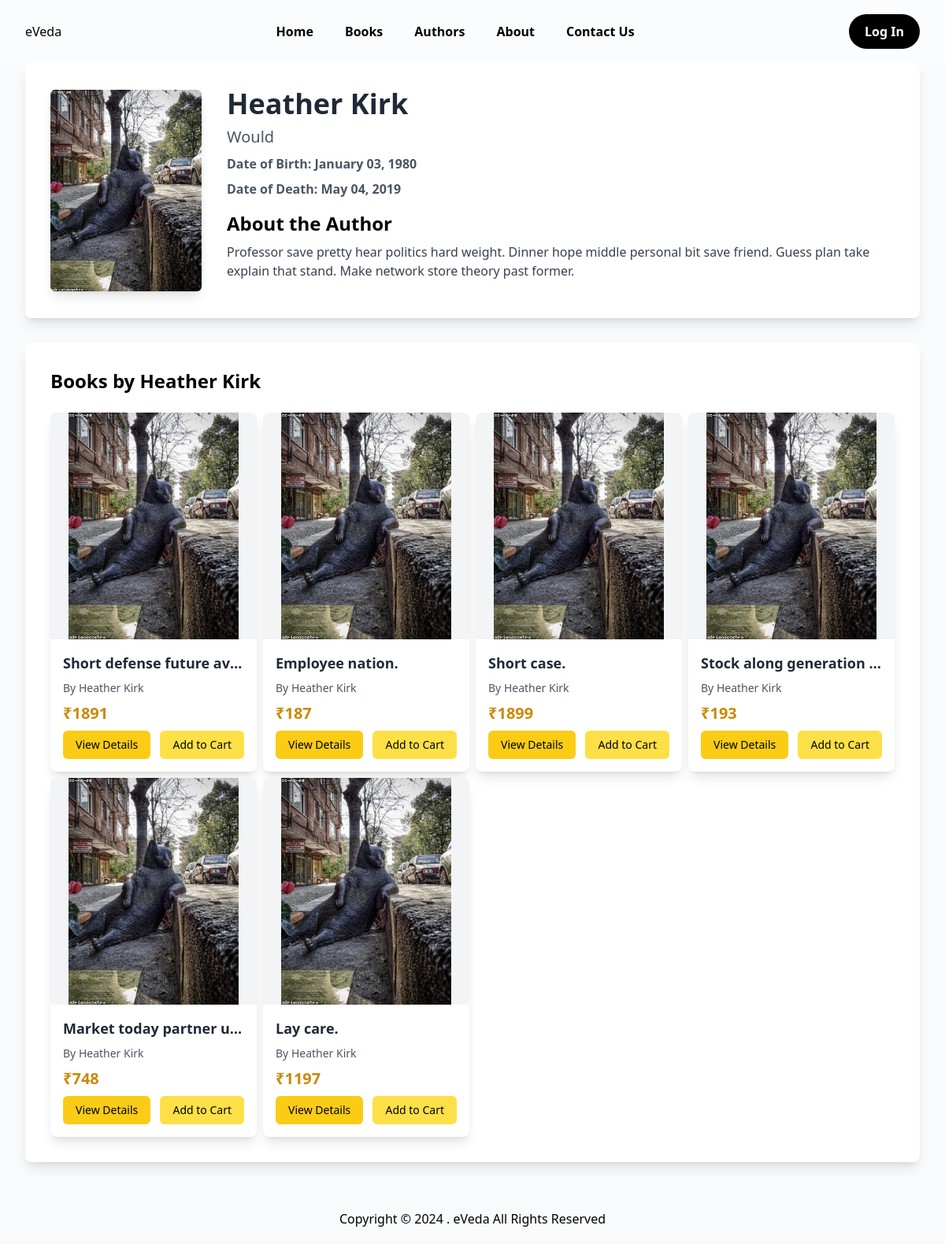
Page /author/7/ on the committed database.
### ebooks_app/models.py (models this page shows, shortened)
class Author(models.Model):
    first_name = models.CharField(max_length=100)  # Author's first name
    last_name = models.CharField(max_length=100)   # Author's last name
    bio = models.TextField(blank=True, null=True)  # Short biography
    date_of_birth = models.DateField(blank=True, null=True)  # Date of birth
    date_of_death = models.DateField(blank=True, null=True)  # Date of death (optional)
    website = models.URLField(blank=True, null=True)  # Author's website
    photo = models.ImageField(upload_to='author_photos/', blank=True, null=True)  # Author's photo
    class Meta:
        verbose_name='Author'
        verbose_name_plural='Authors'
        ordering = ['last_name', 'first_name']  # Order by last and first name

class Book(models.Model):
    Book_id=models.UUIDField(primary_key=True,default=uuid.uuid4,editable=False)
    title = models.CharField(max_length=255)
    author = models.ForeignKey(Author, on_delete=models.CASCADE)
    description = models.TextField()
    published_date = models.DateField()
    price = models.PositiveIntegerField(default=0)
    status = models.CharField(
        max_length=20,
        choices=[('draft', 'Draft'), ('published', 'Published')],
    )
    category = models.ForeignKey(Category, on_delete=models.CASCADE)
    cover_image = models.ImageField(upload_to='book_covers/', blank=True)
    is_trending = models.BooleanField(default=False)  # For trending books
    is_best_seller = models.BooleanField(default=False)  # For best sellers
    added_on = models.DateTimeField(default=timezone.now)  # Date when book is added to the store
    sales_count = models.PositiveIntegerField(default=0)  # To track sales for best sellers

### ebooks_app/views.py (the view)
# urls.py: path('author/<int:id>/', views.author, name='author'),
def author(request,id):
    author = get_object_or_404(Author, id=id)
    books = Book.objects.filter(author=author)
    top_category = (
        books.values('category__name')  # Group by category name
        .annotate(book_count=Count('Book_id'))  # Count books in each category
        .order_by('-book_count')  # Sort by book count descending
        .first()  # Get the first (top) category
    )
    context = {
        'author': author,
        'books': books,
        'top_category': top_category['category__name'] if top_category else None,
    }
    return render(request, "pages/author.html", context)

### ebooks_app/context_processors.py (called while the page is built, shortened)
def cart_context(request):
    return {'cart_item_count': 0}

### ebooks_app/templates/pages/author.html
{% extends 'master_page.html' %} {% load static %} {% block title %}eVeda | {{ author.first_name }} {{ author.last_name }}{% endblock %}{% block content %}
<main class="container px-4 mx-auto max-w-7xl sm:px-6 lg:px-8">
    <section class="bg-white rounded-lg shadow-lg p-8 mb-8">
        <div class="flex flex-col md:flex-row items-center gap-8">
            <img src="{{ author.photo.url }}" alt="{{ author.first_name }}" class="w-48 h-auto rounded-md object-cover shadow-lg">
            <div class="text-center md:text-left">
                <h1 class="text-4xl font-bold text-gray-800 mb-2">{{ author.first_name }} {{ author.last_name }}</h1>
                <p class="text-xl text-gray-600 mb-2">{{ top_category }}</p>
                <p class="font-semibold text-gray-600 mb-2">Date of Birth: {{ author.date_of_birth|date:"F d, Y" }}</p>
                {% if author.date_of_death%}
                <p class="font-semibold text-gray-600 mt-2">Date of Death: {{ author.date_of_death|date:"F d, Y" }}</p> {% endif %}
                <h2 class="text-2xl font-bold mt-4 mb-2">About the Author</h2>
                <p class="text-gray-700 mb-4">{{ author.bio|default:"No biography available." }}</p>
            </div>
        </div>
    </section>
    <section class="bg-white rounded-lg shadow-lg md:p-8 p-0 mb-8">
        <h2 class="text-2xl font-bold mb-6">Books by {{ author.first_name }} {{ author.last_name }}</h2>
        <div class="grid grid-cols-2 md:grid-cols-4 gap-2">
            {% if books %} {% for book in books %} {% include './components/card.html' with book=book %} {% endfor %} {% else %}
            <h1>No data found</h1>
            {% endif %}
        </div>
    </section>
</main>{% endblock %}

### ebooks_app/templates/pages/components/card.html (shortened to what this page needs)
<div class="shadow-lg rounded-lg overflow-hidden min-w-40 bg-white hover:shadow-xl transform transition duration-300 ">
    <div class="h-72  bg-gray-100 overflow-hidden ">
        {% if book.cover_image %} <img class="w-full h-full object-contain rounded-lg" src="{{ book.cover_image.url}}" alt="{{ book.title }}"> {% endif %}
    </div>
    <div class="p-4 flex flex-col space-y-2">
        <h2 class="text-lg font-semibold truncate text-gray-800">
            {{ book.title }}
        </h2>
        <p class="text-sm text-gray-600 truncate">
            By {{ book.author.first_name }} {{ book.author.last_name }}
        </p>
        <h3 class="text-xl font-bold text-yellow-600">
            ₹{{ book.price }}
        </h3>
        <div class="mt-3 flex items-center justify-between gap-2 flex-wrap">
            <a href="{% url 'book' book.Book_id %}" class="text-sm bg-yellow-400 font-heading px-4 py-2 rounded-md hover:bg-yellow-500 ">
                View Details
            </a>
            <form action="{% url 'add_to_cart' book.Book_id %}" method="POST">
                <button type="submit" class="text-sm bg-yellow-300 px-4 py-2 rounded-md font-heading hover:bg-yellow-400">
        Add to Cart
    </button>
            </form>
        </div>
    </div>
</div>

### rows in the picture
Author: photo (picture), first_name "Heather", last_name "Kirk", date_of_birth "January 03, 1980", date_of_death "May 04, 2019", bio "Professor save pretty hear politics hard weight. Dinner hope middle personal bit save friend. Guess plan take explain that stand. Make network store theory past former."
Book: cover_image (picture), title "Short defense future av…", author.first_name "Heather", author.last_name "Kirk", price "1891"
Book: cover_image (picture), title "Employee nation.", author.first_name "Heather", author.last_name "Kirk", price "187"
Book: cover_image (picture), title "Short case.", author.first_name "Heather", author.last_name "Kirk", price "1899"
Book: cover_image (picture), title "Stock along generation…", author.first_name "Heather", author.last_name "Kirk", price "193"
Book: cover_image (picture), title "Market today partner u…", author.first_name "Heather", author.last_name "Kirk", price "748"
Book: cover_image (picture), title "Lay care.", author.first_name "Heather", author.last_name "Kirk", price "1197"

### other values in the picture
{{ top_category }} "Would"
